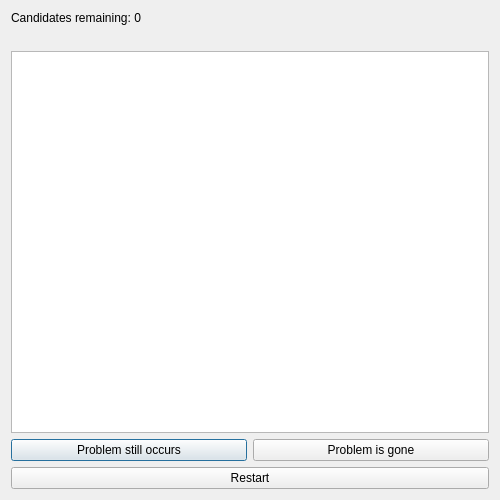
<?xml version="1.0" encoding="UTF-8"?>
<ui version="4.0">
 <class>LoadOrderBisectDialog</class>
 <widget class="QDialog" name="LoadOrderBisectDialog">
  <property name="geometry">
   <rect>
    <x>0</x>
    <y>0</y>
    <width>500</width>
    <height>500</height>
   </rect>
  </property>
  <property name="windowTitle">
   <string>Load Order Bisect</string>
  </property>
  <layout class="QGridLayout" name="gridLayout">
   <item row="0" column="0" colspan="2">
    <widget class="QLabel" name="status_label">
     <property name="text">
      <string>Candidates remaining: 0</string>
     </property>
    </widget>
   </item>
   <item row="1" column="0" colspan="2">
    <widget class="QLabel" name="instructions_label">
     <property name="text">
      <string/>
     </property>
     <property name="wordWrap">
      <bool>true</bool>
     </property>
    </widget>
   </item>
   <item row="2" column="0" colspan="2">
    <widget class="QListWidget" name="candidate_list"/>
   </item>
   <item row="3" column="0">
    <widget class="QPushButton" name="problem_present_button">
     <property name="text">
      <string>Problem still occurs</string>
     </property>
    </widget>
   </item>
   <item row="3" column="1">
    <widget class="QPushButton" name="problem_absent_button">
     <property name="text">
      <string>Problem is gone</string>
     </property>
    </widget>
   </item>
   <item row="4" column="0" colspan="2">
    <widget class="QPushButton" name="restart_button">
     <property name="text">
      <string>Restart</string>
     </property>
    </widget>
   </item>
  </layout>
 </widget>
 <resources/>
 <connections/>
</ui>
